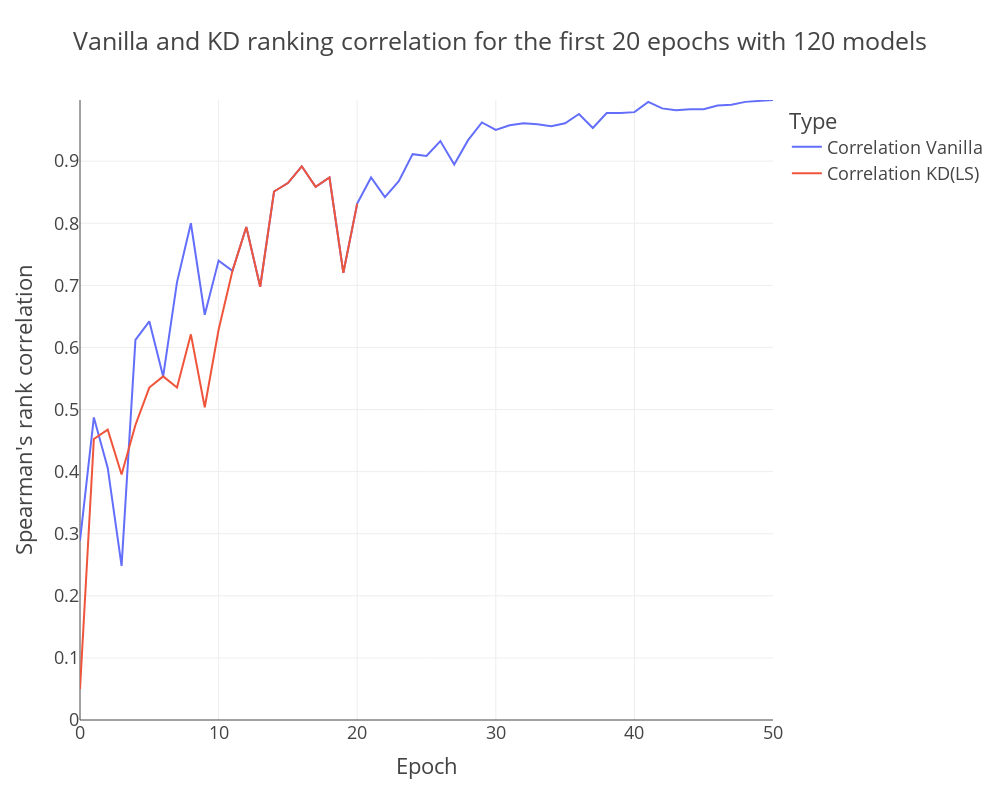

Notebook code for this chart:
### Code cell
test_column= 'Correlation KD(LS)'
n_epochs=20
df = pd.DataFrame(list(corr_epochs["correlation_vanilla"].items()), columns=['Epoch', 'Correlation Vanilla'])
df_slope = pd.DataFrame(list(corr_epochs["correlation_kd"].items()), columns=['Epoch', test_column])

df=pd.merge(df, df_slope, on="Epoch")
df.loc[n_epochs+1:, test_column] = np.nan
# Create the line plot using Plotly
df_melted = df.melt(id_vars='Epoch', value_vars=['Correlation Vanilla', test_column], 
                    var_name='Type', value_name='Value')

# Plot the data
fig = px.line(df_melted, x='Epoch', y='Value', color='Type', 
              title='Vanilla and KD ranking correlation for the first 20 epochs with 120 models')
fig.update_traces(line=dict(width=2)) 
fig.update_layout(width=1000, height=800, template="presentation",
                 yaxis_title="Spearman's rank correlation",
                 yaxis=dict(range=[0.0, df_melted['Value'].max()]))

fig

### Figure 1 — Plotly figure (JSON) as saved in the notebook; plotly's stock layout.template omitted (floating-point values rounded to 4 significant figures)
{"data": [{"hovertemplate": "Type=Correlation Vanilla<br>Epoch=%{x}<br>Value=%{y}<extra></extra>", "legendgroup": "Correlation Vanilla", "line": {"color": "#636efa", "dash": "solid", "width": 2}, "marker": {"symbol": "circle"}, "mode": "lines", "name": "Correlation Vanilla", "orientation": "v", "showlegend": true, "type": "scatter", "x": [0, 1, 2, 3, 4, 5, 6, 7, 8, 9, 10, 11, 12, 13, 14, 15, 16, 17, 18, 19, 20, 21, 22, 23, 24, 25, 26, 27, 28, 29, 30, 31, 32, 33, 34, 35, 36, 37, 38, 39, 40, 41, 42, 43, 44, 45, 46, 47, 48, 49, 50], "xaxis": "x", "y": [0.2887, 0.4872, 0.406, 0.2481, 0.612, 0.6421, 0.5534, 0.7053, 0.8, 0.6526, 0.7398, 0.7233, 0.794, 0.6977, 0.8511, 0.8647, 0.8917, 0.8586, 0.8737, 0.7203, 0.8316, 0.8737, 0.8421, 0.8677, 0.9113, 0.9083, 0.9323, 0.8947, 0.9338, 0.9624, 0.9504, 0.9579, 0.9609, 0.9594, 0.9564, 0.9609, 0.9759, 0.9534, 0.9774, 0.9774, 0.9789, 0.9955, 0.985, 0.982, 0.9835, 0.9835, 0.9895, 0.991, 0.9955, 0.997, 0.9985], "yaxis": "y"}, {"hovertemplate": "Type=Correlation KD(LS)<br>Epoch=%{x}<br>Value=%{y}<extra></extra>", "legendgroup": "Correlation KD(LS)", "line": {"color": "#EF553B", "dash": "solid", "width": 2}, "marker": {"symbol": "circle"}, "mode": "lines", "name": "Correlation KD(LS)", "orientation": "v", "showlegend": true, "type": "scatter", "x": [0, 1, 2, 3, 4, 5, 6, 7, 8, 9, 10, 11, 12, 13, 14, 15, 16, 17, 18, 19, 20, 21, 22, 23, 24, 25, 26, 27, 28, 29, 30, 31, 32, 33, 34, 35, 36, 37, 38, 39, 40, 41, 42, 43, 44, 45, 46, 47, 48, 49, 50], "xaxis": "x", "y": [0.04962, 0.4526, 0.4677, 0.3955, 0.4752, 0.5353, 0.5534, 0.5353, 0.6211, 0.5038, 0.6286, 0.7233, 0.794, 0.6977, 0.8511, 0.8647, 0.8917, 0.8586, 0.8737, 0.7203, 0.8316, null, null, null, null, null, null, null, null, null, null, null, null, null, null, null, null, null, null, null, null, null, null, null, null, null, null, null, null, null, null], "yaxis": "y"}], "layout": {"height": 800, "legend": {"title": {"text": "Type"}, "tracegroupgap": 0}, "title": {"text": "Vanilla and KD ranking correlation for the first 20 epochs with 120 models"}, "width": 1000, "xaxis": {"anchor": "y", "autorange": true, "domain": [0, 1], "range": [0, 50], "title": {"text": "Epoch"}, "type": "linear"}, "yaxis": {"anchor": "x", "domain": [0, 1], "range": [0, 0.9985], "title": {"text": "Spearman's rank correlation"}, "type": "linear"}}}
